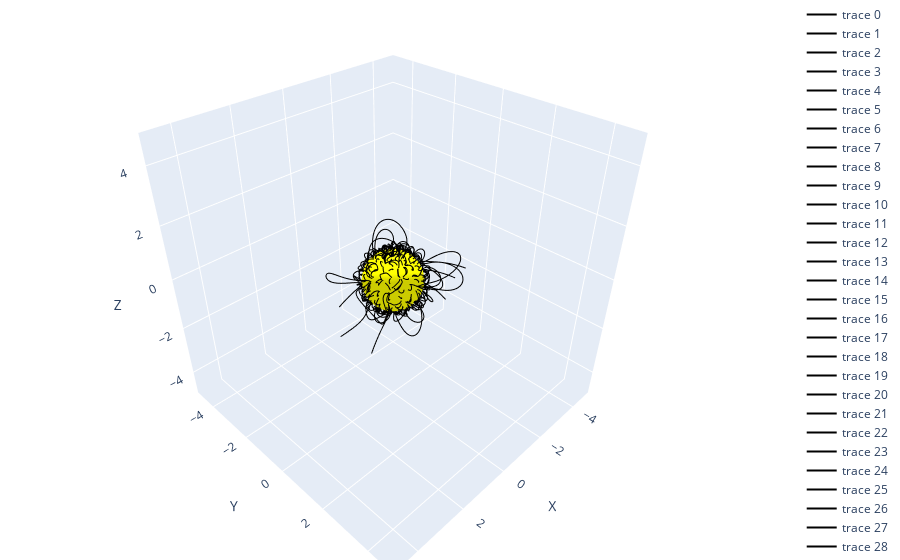

The notebook cell this image was saved under:
### Code cell
vt.OUTER_BOUNDARY = 2.5
sh = vt.SHVisualizer(G, H)  
sh.visualize_field_lines(grid_density=20, r=1.1, closed_only=False)
